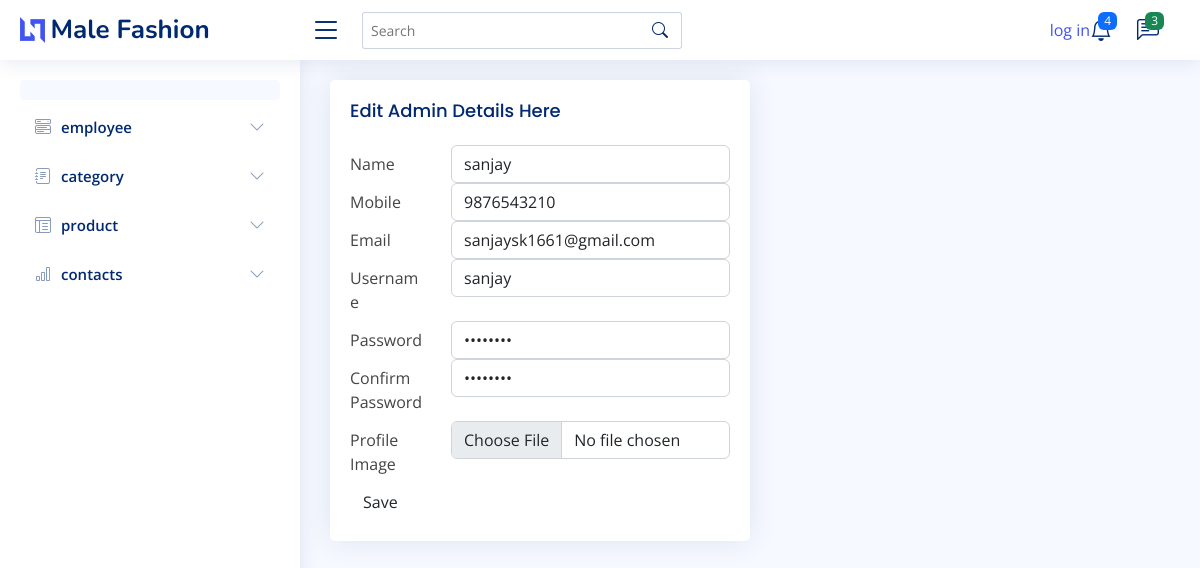
The app's page /connect/edt_adm/1/ with its own data.
### connect/models.py (models this page shows)
class Admins(models.Model):
    Name = models.CharField(max_length=30,null=True,blank=True)
    Mobile = models.IntegerField(null=True, blank=True)
    Email = models.EmailField(null=True, blank=True)
    Username = models.CharField(max_length=25, null=True, blank=True)
    Password = models.CharField(max_length=25, null=True, blank=True)
    Confirm = models.CharField(max_length=25, null=True, blank=True)
    Image = models.ImageField(upload_to="profile", null=True, blank=True)

### connect/views.py (the view)
# urls.py: path('edt_adm/<int:dataid>/', views.edt_adm, name="edt_adm"),
def edt_adm(req, dataid):
    data = Admins.objects.get(id=dataid)
    print(data)
    return render(req, "edit_admin.html", {'data': data})

### connect/templates/edit_admin.html (shortened to what this page needs)
<!DOCTYPE html>
{% extends 'index.html' %}
{% block content %}
<html lang="en">
<head>
</head>
<body>
        <div class="col-md-6 grid-margin stretch-card">
              <div class="card">
                <div class="card-body">
                  <h4 class="card-title">Edit Admin Details Here</h4>
                  <form class="forms-sample" method="post" action="{% url 'update_admin' dataid=data.id %}" enctype="multipart/form-data">
                       <div class="form-group row">
                      <label for="exampleInputUsername2" class="col-sm-3 col-form-label">Name</label>
                      <div class="col-sm-9">
                        <input type="text" class="form-control" name="name" value="{{ data.Name }}" id="exampleInputUsername1" placeholder="Enter your name">
                      </div>
                    </div>
                      <div class="form-group row">
                      <label for="exampleInputMobile" class="col-sm-3 col-form-label">Mobile</label>
                      <div class="col-sm-9">
                        <input type="text" class="form-control"name="mob" value="{{ data.Mobile }}" id="exampleInputMobile" placeholder="Enter Mobile number">
                      </div>
                    </div>
                    <div class="form-group row">
                      <label for="exampleInputEmail2" class="col-sm-3 col-form-label">Email</label>
                      <div class="col-sm-9">
                        <input type="email" class="form-control" name="email" value="{{ data.Email }}" id="exampleInputEmail2" placeholder="Enter your Email id">
                      </div>
                    </div>
                        <div class="form-group row">
                      <label for="exampleInputUsername2" class="col-sm-3 col-form-label">Username</label>
                      <div class="col-sm-9">
                        <input type="text" class="form-control" name="user" value="{{ data.Username }}" id="exampleInputUsername2" placeholder="Username">
                      </div>
                    </div>
                    <div class="form-group row">
                      <label for="exampleInputPassword2" class="col-sm-3 col-form-label">Password</label>
                      <div class="col-sm-9">
                        <input type="password" class="form-control" name="pwd" value="{{ data.Password }}" id="exampleInputPassword2" placeholder="Enter a Password">
                      </div>
                    </div>
                    <div class="form-group row">
                      <label for="exampleInputConfirmPassword2" class="col-sm-3 col-form-label">Confirm Password</label>
                      <div class="col-sm-9">
                        <input type="password" class="form-control" name="con" value="{{ data.Confirm }}" id="exampleInputConfirmPassword2" placeholder="Re-enter your Password">
                      </div>
                    </div>
                      <div class="form-group row">
                        <label class="col-sm-3 col-form-label">Profile Image</label>
                          <div class="col-sm-9">
                              <input type="file" name="img" class="form-control file-upload-info" value="{{ data.Image.url }}" placeholder="Upload Image">
                          </div>
                      </div>
                    <button type="submit" class="btn btn-gradient-primary mr-2">Save</button>
                  </form>
                </div>
              </div>
            </div>
</body>
</html>
{% endblock %}

### connect/static/assets/css/style.css (style rules this page uses)
:root { scroll-behavior: smooth; }
body { font-family: "Open Sans", sans-serif; background: #f6f9ff; color: #444444; }
h1, h2, h3, h4, h5, h6 { font-family: "Nunito", sans-serif; }
.card { margin-bottom: 30px; border: none; border-radius: 5px; box-shadow: 0px 0 30px rgba(1, 41, 112, 0.1); }
.card-title { padding: 20px 0 15px 0; font-size: 18px; font-weight: 500; color: #012970; font-family: "Poppins", sans-serif; }
.card-body { padding: 0 20px 20px 20px; }

### records on screen
Admins: name "sanjay", mob "9876543210", email "sanjaysk1661@gmail.com", user "sanjay"
